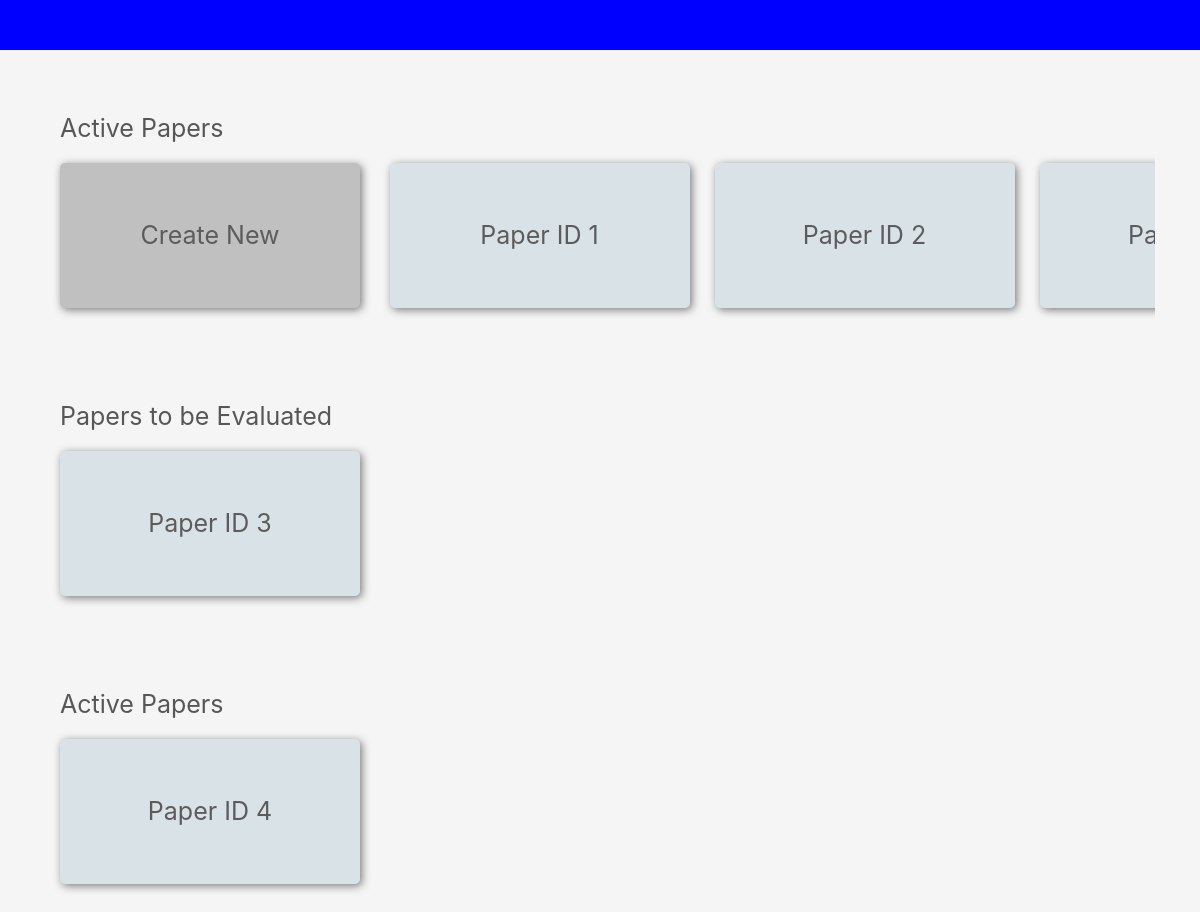
The page /faculty_home.php on the database its author committed.
### tables this page shows
CREATE TABLE `faculty_papers` (
  `paper_ID` int(11) NOT NULL COMMENT 'A unique ID assigned to the paper',
  `faculty_ID` int(11) NOT NULL COMMENT 'The faculty ID of the faculty creating the paper',
  `paper-due` datetime NOT NULL COMMENT 'time and date of when the paper is to be made available for students',
  `paper_duration` int(11) NOT NULL COMMENT 'duration in minutes',
  `total_marks` int(11) NOT NULL COMMENT 'total marks as set by the faculty',
  `question_data` longtext NOT NULL COMMENT 'The questions in json format',
  `status` int(11) NOT NULL DEFAULT 0 COMMENT '0-new 1-in progress 2-done'
);

### faculty_home.php (the view, shortened to what this page needs)
<?php
include 'DB.php';
$query= $mysqli->prepare("SELECT `paper_ID` FROM `faculty_papers` WHERE `status`=0");
$query->execute();
$papers_active_result = $query->get_result();
$papers_active_result = $papers_active_result->fetch_all();
$query = $mysqli->prepare("SELECT `paper_ID` FROM `faculty_papers` WHERE `status`=1");
$query->execute();
$papers_pending_result = $query->get_result();
$papers_pending_result = $papers_pending_result->fetch_all();
$query= $mysqli->prepare("SELECT `paper_ID` FROM `faculty_papers` WHERE `status`=2");
$query->execute();
$papers_done_result = $query->get_result();
$papers_done_result = $papers_done_result->fetch_all();
?>
<!doctype html>
<html lang="en">
    <head>
        <link rel="stylesheet" href="https://stackpath.bootstrapcdn.com/bootstrap/4.5.0/css/bootstrap.min.css">
        <link rel="stylesheet" href="styles/faculty_home.css">
    </head>
    <body>
        <header class="container-fluid header-base">
        </header>
        <div class="container">
            <div class="container papers-container section">
                <div class="section-title">
                    Active Papers
                </div>
                <a href="create_new_paper.php">
                    <div class="paper pap text-center">
                        <div class="action">Create New</div>
                    </div>
                </a>
                <?php
                foreach($papers_active_result as $paper){
                    $ID = $paper[0];
                    echo '<div class="paper text-center">
                    <div class="action">Paper ID '.$ID.'</div>
                    </div>';
                }
                ?>
            </div>
            <div class="container papers-tbc section">
            <div class="section-title">
                    Papers to be Evaluated
                </div>
                <?php
                foreach($papers_pending_result as $paper){
                    $ID = $paper[0];
                    echo '<div class="paper text-center">
                    <div class="action">Paper ID '.$ID.'</div>
                    </div>';
                }
                ?>
            </div>
            <div class="container papers-eval section">
            <div class="section-title">
                    Active Papers
                </div>
                <?php
                foreach($papers_done_result as $paper){
                    $ID = $paper[0];
                    echo '<div class="paper text-center">
                    <div class="action">Paper ID '.$ID.'</div>
                    </div>';
                }
                ?>
            </div>
        </div>
    </body>
</html>

### styles/faculty_home.css (style rules this page uses)
body { background-color: #f5f5f5; }
a { color: black; text-decoration: none; }
a:link { text-decoration: none; }
.header-base { background-color: blue; height: 50px; }
.section { margin-top: 40px; padding-top: 20px; padding-bottom: 30px; overflow-y: hidden; overflow-x: auto; white-space: nowrap; }
.section-title { font-size: 25px; color: #575757; padding-bottom: 15px; }
.pap { background-color: rgb(192, 192, 192)!important; }
.paper { background-color: rgb(217, 226, 230); max-height: 150px; width: 300px; border-radius: 5px; padding-bottom: 5%; padding-top: 5%; transition: all 0.4s; box-shadow: 2px 2px 8px rgba(0,0,0,0.5); display: inline-block; margin-right: 25px; white-space: normal; }
.action { font-size: 25px; color: rgb(92, 92, 92); }

### rows shown on the page
faculty_papers: paper_ID "1"
faculty_papers: paper_ID "2"
faculty_papers: paper_ID "3"
faculty_papers: paper_ID "4"
